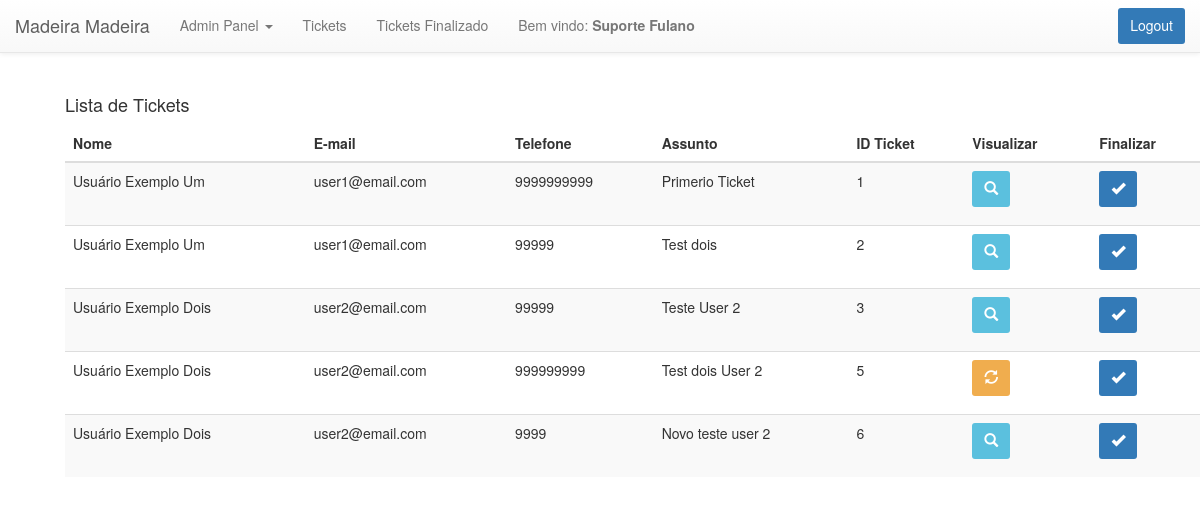
Screenshot of /home.php (signed in) with the database file from the repository.
### tables this page shows
CREATE TABLE `tickets` (
  `idTicket` int NOT NULL,
  `idChamado` int DEFAULT NULL,
  `idUsuario` int NOT NULL,
  `emailUsuario` varchar(100) DEFAULT NULL,
  `assunto` varchar(30) DEFAULT NULL,
  `textoTicket` longtext,
  `resposta` longtext,
  `numeroContato` varchar(15) DEFAULT NULL,
  `estadoTicket` tinyint(1) DEFAULT NULL,
  `dataCriacao` timestamp(6) NOT NULL DEFAULT CURRENT_TIMESTAMP(6),
  `idSuporte` int DEFAULT NULL
);

CREATE TABLE `users` (
  `idUsers` int NOT NULL,
  `nome` varchar(30) DEFAULT NULL,
  `emailUsers` tinytext NOT NULL,
  `pwdUsers` longtext NOT NULL,
  `vkey` varchar(45) DEFAULT NULL,
  `verified` tinyint(1) DEFAULT '0',
  `createdate` timestamp(6) NOT NULL DEFAULT CURRENT_TIMESTAMP(6),
  `tipoUsuario` varchar(10) DEFAULT NULL
);

### www/home.php (the view, shortened to what this page needs)
<?php
require "header.php";
?>
<?php
require 'includes/dbh.inc.php';
?>
<main>
<?php
  if ($_SESSION['tipo'] == 'suporte') {
    $sql = "SELECT users.nome, users.idUsers, emailUsuario, numeroContato, idChamado, assunto, textoTicket, idTicket, estadoTicket FROM tickets INNER JOIN users ON(users.idUsers =tickets.idUsuario) where estadoTicket < 3 AND (estadoTicket > 0)";
    $stmt = mysqli_stmt_init($conn);
    if (!mysqli_stmt_prepare($stmt, $sql)) {
        header("Location: ../index.php?error=sqlerror");
        exit();
    } else {
        mysqli_stmt_execute($stmt);
        $result = mysqli_stmt_get_result($stmt);
      }
    echo '
    <div class="container">
    <div class"panel panel-default">
  	<div class="row">
          <div class="col-md-12">
          <h4>Lista de Tickets</h4>
          <div class="table-responsive">
                <table id="mytable" class="table table-bordred table-striped">
                     <thead>
                      <th>Nome</th>
                      <th>E-mail</th>
                      <th>Telefone</th>
                      <th>Assunto</th>
                      <th>ID Ticket</th>
                       <th>Visualizar</th>
                      <th>Finalizar</th>
                     </thead>
      <tbody>';
      while ($dados = mysqli_fetch_array($result)){
        $nome = $dados['nome'];
        $email = $dados['emailUsuario'];
        $telefone = $dados['numeroContato'];
        $assunto = $dados['assunto'];
        $id = $dados['idTicket'];
        $estadoTicket = $dados['estadoTicket'];
        $id_chamado = $dados['idChamado'];
      echo '<tr>
      <a><td>'.$nome.'</td></a>
      <td>'.$email.'</td>
      <td>'.$telefone.'</td>
      <td>'.$assunto.'</td>
      <td>'.$id.'</td>';
      if ($estadoTicket == 1) {
        echo '<td><a href="suporte.php?id='.$id.'>" method="post" data-placement="left" data-toggle="tooltip" title="Responder"><button class="btn btn-info" data-title="Responder"><span class="glyphicon glyphicon-search"></span></button></p></td>';
      }else if ($estadoTicket == 2) {
        echo '<td><a href="resposta.php?idchamado='.$id_chamado.'&id='.$id.'>" data-placement="left" data-toggle="tooltip" title="Reaberto"><button class="btn btn-warning" data-title="Reaberto"><span class="glyphicon glyphicon-refresh"></span></button></p></td>';
      }
      if ($estadoTicket == 1) {
        echo ' <td><form action="includes/desativa.inc.php" method="post">
                      <a title="Finalizar">
                        <input type="hidden" name="id_ticket" value="'.$id.'>" />
                      </a>
                      <button class="btn btn-primary" type="submit" name="desativa-submit" data-title="Finalizar">
                            <span class="glyphicon glyphicon-ok"></span>
                      </button>
                    </form>
              </td>';
      }elseif ($estadoTicket == 2) {
        echo ' <td><form action="includes/desativa.inc.php" method="post">
                      <a title="Finalizar">
                        <input type="hidden" name="id_ticket" value="'.$id.'"/>
                      </a>
                      <button class="btn btn-primary" type="submit" name="desativa-submit" data-title="Finalizar">
                            <span class="glyphicon glyphicon-ok"></span>
                      </button>
                    </form>
              </td>';
      }
    }
      echo '</tbody>
  </table>
</div>
          </div>
  	</div>
  </div>';
}else {
  echo "NINGUÉM LOGADO AQUI";
}
?>
</main>
<?php
require "footer.php";
 ?>

### www/assets/css/style.css (style rules this page uses)
body { padding-top:85px; padding-left: 50px; padding-right: 50px; }
html { font-family: sans-serif; line-height: 1.15; -webkit-text-size-adjust: 100%; -webkit-tap-highlight-color: transparent }
.btn { display: inline-block; padding: 9px 12px; padding-top: 7px; margin-bottom: 0; font-size: 14px; line-height: 20px; text-align: center; vertical-align: middle; cursor: pointer; -webkit-border-radius: 3px; -webkit-border-radius: 3px; -webkit-border-radius: 3px; background-image: none !important; border: none; text-shadow: none; box-shadow: none; transition: all 0.12s linear 0s !important; font: 14px/20px "Helvetica Neue",Helvetica,Arial,sans-serif; }
.glyphicon { color: #fff; }
td { align-items:center; }
th { align-items: center; }

### rows the page displays
tickets: idUsuario.nome "Usuário Exemplo Um", emailUsuario "user1@email.com", numeroContato "9999999999", assunto "Primerio Ticket", idTicket "1"
tickets: idUsuario.nome "Usuário Exemplo Um", emailUsuario "user1@email.com", numeroContato "99999", assunto "Test dois", idTicket "2"
tickets: idUsuario.nome "Usuário Exemplo Dois", emailUsuario "user2@email.com", numeroContato "99999", assunto "Teste User 2", idTicket "3"
tickets: idUsuario.nome "Usuário Exemplo Dois", emailUsuario "user2@email.com", numeroContato "999999999", assunto "Test dois User 2", idTicket "5"
tickets: idUsuario.nome "Usuário Exemplo Dois", emailUsuario "user2@email.com", numeroContato "9999", assunto "Novo teste user 2", idTicket "6"

### other values shown
$_SESSION['nome'] "Suporte Fulano"
